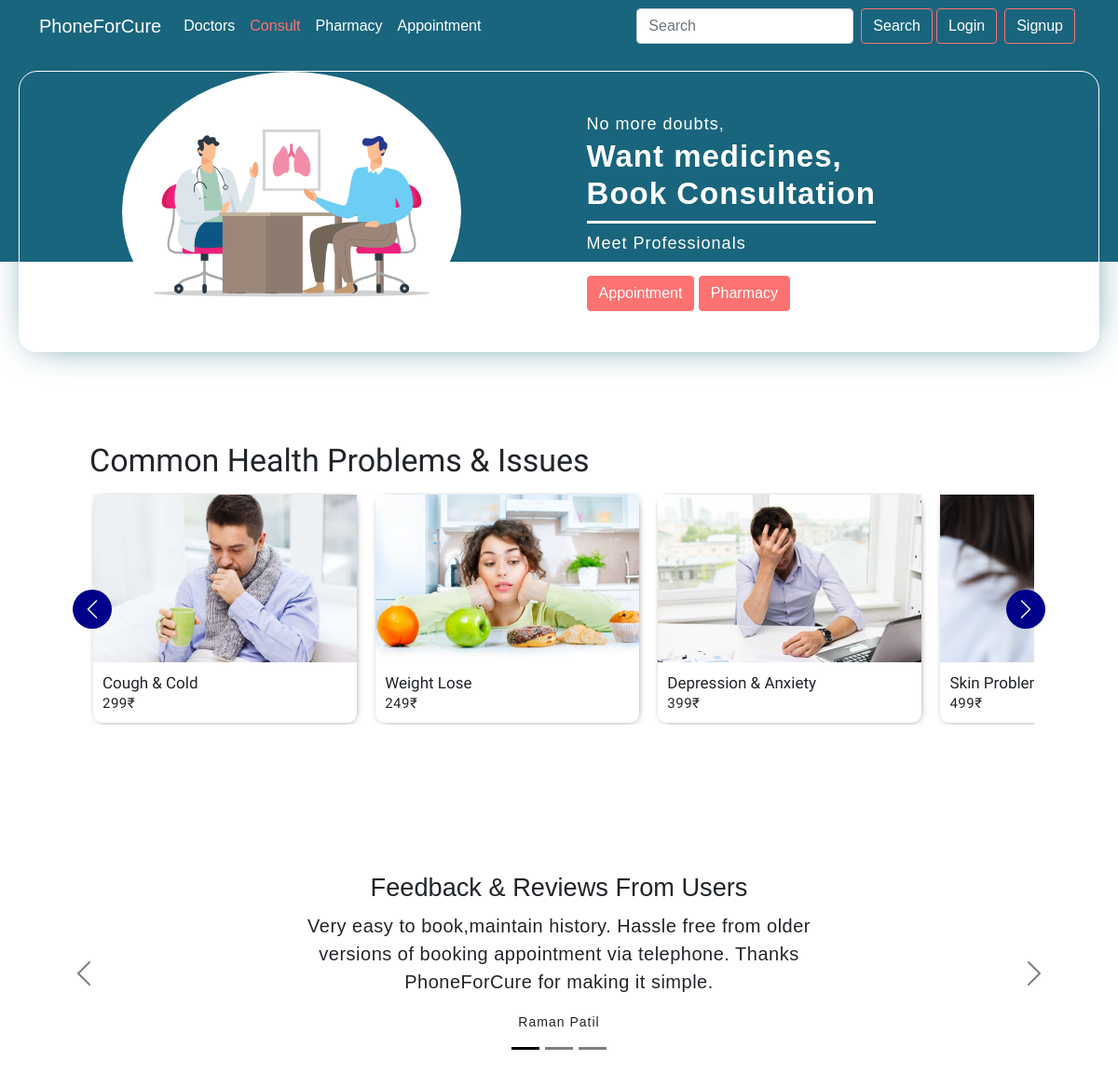
Page /patient/consultation/ on the committed database.
### patient/models.py (models this page shows, shortened)
class CommonHealthProblem(models.Model):
    problem = models.CharField(max_length=200)
    fees = models.IntegerField()
    image = models.ImageField(upload_to='')
    slug = models.CharField(max_length=200, default="a")

### patient/views.py (the view)
# urls.py: path('consultation/', views.consultation, name="consultation"),
def consultation(request):
    problems = CommonHealthProblem.objects.all()
    path = settings.MEDIA_URL
    context = {'problems': problems, 'path': path}
    return render(request, 'patient/consultation.html', context)

### templates/patient/consultation.html (shortened to what this page needs)
{% extends 'base.html' %}
{% load static %}
{% block activeconsult %} consultactive {% endblock activeconsult %}
{% block body %}
{% load static %}
<div class="consultation__red"></div>
<div class="consultation__cover">
    <div class="cover__image">
        <img src="/static/images/consultation.jpg" height='300px' width="auto">
    </div>
    <div class="cover__main col-md-4 p-4 ">
        <p class="cover__text1">No more doubts,</p>
        <h1 class="cover__maintext"> Want medicines, <br> Book Consultation </h1>
        <p class="cover__text1">Meet Professionals</p>
        <button class="cover__button btn btn-outline-light" onclick="location.href='/patient/appointment/'"> Appointment</button>
        <button class="cover__button btn btn-outline-light" onclick="location.href='#'"> Pharmacy </button>
    </div>
</div>
<div class="diesease__heading">
    <h5> Common Health Problems & Issues</h5>
</div>
<div class="diesease__cover">
    <div class="diesease__list" id="diesease__list">
        {% for problem in problems %}
            <div class="diesease__card" onclick="location.href='{{problem.slug}}'">
                <div class="diesease__image">
                    <img src="{{path}}problem/{{problem.image}}" alt="{{problem.problem}}" height='180px' width="auto">
                </div>
                <h5 class="diesease__name">{{problem.problem}}</h5>
                <p class="diesease__fees">{{problem.fees}}₹</p>
            </div>
        {% endfor %}
    </div>
    <div class="slidercontroldiv">
    <button id="slideLeft" class="controlbtn leftSide " type="button"  >
        <div class="btn_div leftbtn"><span class="carousel-control-prev-icon controlIcon" aria-hidden="true" onclick="slideLeft"></span></div>
    </button>
    <button id="slideRight" class="controlbtn rightSide" type="button"  >
        <div class="btn_div rightbtn"><span class="carousel-control-next-icon controlIcon" aria-hidden="true" onclick="slideRight"></span></div>
    </button>
    </div>
</div>
<div id="carouselExampleCaptions" class="carousel carousel-dark slide" data-bs-ride="carousel">
    <h5 class="reviewheading"> Feedback & Reviews From Users </h5>
    <div class="carousel-inner">
        <div class="carousel-item active">
            <p class="comment" >Very easy to book,maintain history. Hassle free from older versions of booking appointment via telephone. Thanks PhoneForCure for making it simple.</p>
            <h5 class="name">Raman Patil</h5>
        </div>
    </div>
    <div class="carousel-indicators">
        <button type="button" data-bs-target="#carouselExampleDark" data-bs-slide-to="0" class="active" aria-current="true" aria-label="Slide 1"></button>
        <button type="button" data-bs-target="#carouselExampleDark" data-bs-slide-to="1" aria-label="Slide 2"></button>
        <button type="button" data-bs-target="#carouselExampleDark" data-bs-slide-to="2" aria-label="Slide 3"></button>
    </div>
    <button class="carousel-control-prev controls" type="button" data-bs-target="#carouselExampleCaptions" data-bs-slide="prev">
        <span class="carousel-control-prev-icon" aria-hidden="true"></span>
    </button>
    <button class="carousel-control-next controls" type="button" data-bs-target="#carouselExampleCaptions" data-bs-slide="next">
        <span class="carousel-control-next-icon" aria-hidden="true"></span>
    </button>
</div>
{% endblock body %}

### rows in the picture
CommonHealthProblem: image (picture), problem "Cough & Cold", fees "299"
CommonHealthProblem: image (picture), problem "Weight Lose", fees "249"
CommonHealthProblem: image (picture), problem "Depression & Anxiety", fees "399"
CommonHealthProblem: image (picture), problem "Skin…", fees "499"
